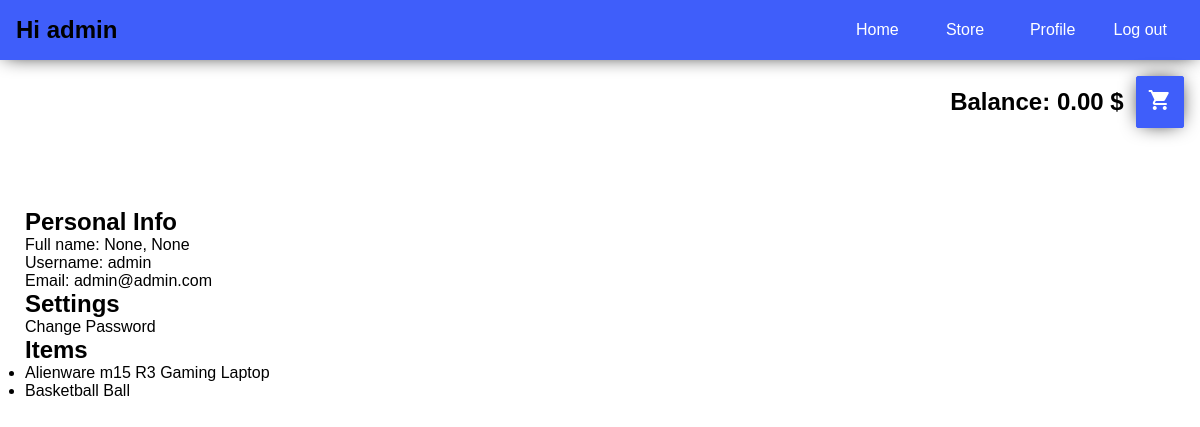
The page /ecommerce/profile/ (signed in) on the database its author committed.
### user/models.py (models this page shows, shortened)
class User(AbstractUser):
    username = models.CharField(max_length=30, unique=True)
    email = models.EmailField(max_length=60, unique=True)
    balance = models.DecimalField(default=0, max_digits=10, decimal_places=2, validators=[MinValueValidator(Decimal('0'))])
    first_name = models.CharField(max_length=60, null=True, blank=True)
    last_name = models.CharField(max_length=60, null=True, blank=True)
    is_admin = models.BooleanField(default=False)
    is_active = models.BooleanField(default=True)
    is_staff = models.BooleanField(default=False)
    is_superuser = models.BooleanField(default=False)
    date_joined = models.DateTimeField(auto_now_add=True)
    last_login = models.DateTimeField(auto_now=True)
    ACCOUNT_TYPE_CHOICES = [
        ('Premium', 'premium'),
        ('Default', 'default')
    ]
    account_type = models.CharField(max_length=20, choices=ACCOUNT_TYPE_CHOICES, default='default')
    USERNAME_FIELD = 'username'
    objects = UserManager()
    def __str__(self):
        return self.username

### ecommerce/models.py (models this page shows, shortened)
class Item(models.Model):
    name = models.CharField(max_length=200)
    tag = models.ManyToManyField(to='Tag')
    user = models.ForeignKey(to=User, on_delete=models.DO_NOTHING)
    quantity = models.PositiveIntegerField(default=1)
    available = models.BooleanField(default=True)
    price = models.DecimalField(default=0, max_digits=10, decimal_places=2,
                                validators=[MinValueValidator(Decimal('0'))])

### ecommerce/views.py (the view)
# urls.py: path('profile/', ProfileView.as_view(), name='profile')
class ProfileView(View):
    template_name = 'ecommerce/profile.html'
    def get(self, request, *args, **kwargs) -> 'HttpResponse':
        return render(request, self.template_name, {
            'user': request.user
        })

### templates/ecommerce/profile.html
{% extends 'ecommerce/base.html' %}
{% block current_page %}
    Hi {{ user }}
{% endblock %}
{% block page-content %}
    <div>
        <h2>Personal Info</h2>
        <p>Full name: {{ user.first_name }}, {{ user.last_name }}</p>
        <p>Username: {{ user.username }}</p>
        <p>Email: {{ user.email }}</p>
    </div>
    <div>
        <h2>Settings</h2>
        <a>Change Password</a>
    </div>
    <div>
        <h2>Items</h2>
        <ul>
            {% for item in user.item_set.all %}
                <li>
                    <a href="{% url 'ecommerce:item_create_details' item.pk %}">{{ item.name }}</a>
                </li>
            {% endfor %}
        </ul>
    </div>
{% endblock %}

### templates/ecommerce/base.html (shortened to what this page needs)
{% extends 'base.html' %}
{% block navigation %}
    <nav class="navbar">
        <h2 class="nav-current-page">
            {% block current_page %}
            {% endblock %}
        </h2>
        <ul class="nav-links">
            <li>
                <a href="{% url 'ecommerce:home' %}">Home</a>
            </li>
            <li>
                <a href="{% url 'ecommerce:store' %}">Store</a>
            </li>
            <li>
                <a href="{% url 'ecommerce:profile' %}">Profile</a>
            </li>
            <li>
                <a href="{% url 'user:logout' %}" class="logout-link">Log out</a>
            </li>
        </ul>
    </nav>
    <div style="flex-direction: row-reverse; justify-content: right; margin-right: 1em; margin-top: 1em; display: flex">
        <a href="{% url 'ecommerce:cart' user.cart_set.last.id %}" class="btn"><span class="material-icons">
</span></a>
        <h2 style="margin: auto 0.5em auto 0; display: inline-block;">Balance: {{ user.balance }} $</h2>
    </div>
{% endblock %}
{% block content %}
    <div class="page-wrapper">
        {% block page-content %}
        {% endblock %}
    </div>
{% endblock %}

### static/main.css (style rules this page uses)
:root { --blue: #3f5efa; --dark-blue: #1953ff; --lime: #6aff0e; --graphite: #242121; --green: #19b501; --red: #ff1f31; --orange: #f8a00a; }
* { margin: 0; padding: 0; }
body { font-family: Consolas, Arial, sans-serif; }
a { text-decoration: none; cursor: pointer; color: black; }
.btn { padding: 0.7em; box-sizing: border-box; box-shadow: 0 0 20px -5px black; background-color: var(--blue); border: 1px solid var(--blue); border-radius: 2px; cursor: pointer; color: white; }
.page-wrapper { margin: 5em 25px; }

### static/components/navbar.css (style rules this page uses)
.navbar { display: flex; justify-content: space-between; box-sizing: border-box; box-shadow: 0 0 20px -5px black; width: 100%; padding: 1em; background-color: var(--blue); min-height: 60px; }
.nav-current-page { flex: 7; }
.nav-links { display: flex; flex: 3; }
.nav-links li { display: flex; list-style: none; flex: 1; justify-content: center; text-align: center; }
.nav-links a { display: inline-block; margin: auto 0; color: white; }

### rows shown on the page
User: is_active+password+username "admin", balance "0.00", first_name "None", last_name "None", username "admin", email "admin@admin.com"
Item: name "Alienware m15 R3 Gaming Laptop"
Item: name "Basketball Ball"
